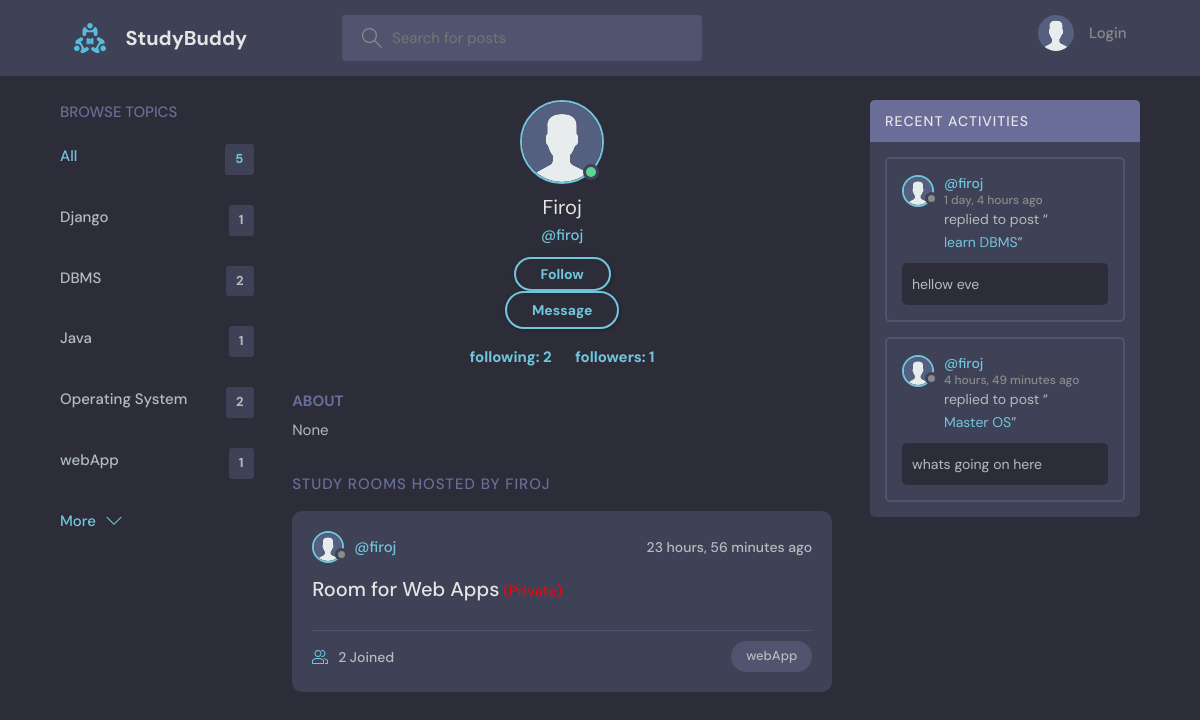
Screenshot of /profile/3/ with the database file from the repository.
### base/models.py (models this page shows, shortened)
class Topic(models.Model):
    name = models.CharField(max_length=200)

class User(AbstractUser):
    name = models.CharField(max_length=200, null=True)
    email = models.EmailField(unique=True, null=True)
    bio = models.TextField(null=True)
    avatar = models.ImageField(null=True, default="avatar.svg")
    USERNAME_FIELD = 'email'
    REQUIRED_FIELDS = ['username']  # Add 'username' to REQUIRED_FIELDS

class Room(models.Model):
    host = models.ForeignKey(User, on_delete=models.SET_NULL, null=True)
    topic = models.ForeignKey(Topic, on_delete=models.SET_NULL, null=True)
    name = models.CharField(max_length=200)
    description = models.TextField(null=True, blank=True)
    participants = models.ManyToManyField(
        User, related_name='participants', blank=True)
    updated = models.DateTimeField(auto_now=True)
    created = models.DateTimeField(auto_now_add=True)
    private=models.BooleanField(default=False)
    class Meta:
        ordering = ['-updated', '-created']
    def __str__(self):
        return self.name

class Message(models.Model):
    user = models.ForeignKey(User, on_delete=models.CASCADE)
    room = models.ForeignKey(Room, on_delete=models.CASCADE)
    body = models.TextField()
    updated = models.DateTimeField(auto_now=True)
    created = models.DateTimeField(auto_now_add=True)
    class Meta:
        ordering = ['updated', 'created']

### base/views.py (the view, shortened to what this page needs)
# urls.py: path('profile/<str:pk>/', views.userProfile, name="user-profile"),
def userProfile(request, pk):
    user = User.objects.get(id=pk)
    rooms = user.room_set.all()
    room_messages = user.message_set.all()
    topics = Topic.objects.all()
    try:
        follow = Follow.objects.get(followed=user)
    except Follow.DoesNotExist:
        follow = Follow.objects.create(followed=user)
    is_following= request.user in follow.followers.all()
    followers_count=follow.followers.count()
    following_count = user.followers.count()
    context = {'user': user, 'rooms': rooms,
               'room_messages': room_messages, 'topics': topics,'follow':follow,'is_following':is_following,'followers_count':followers_count,'following_count':following_count}
    return render(request, 'base/profile.html', context)

### base/templates/base/profile.html (shortened to what this page needs)
{% extends 'main.html' %}
{% block content %}
<main class="profile-page layout layout--3">
  <div class="container">
    {% include 'base/topics_component.html' %}
    <div class="roomList">
      <div class="profile">
        <div class="profile__avatar">
          <div class="avatar avatar--large active">
            <img src="{{user.avatar.url}}" />
          </div>
        </div>
        <div class="profile__info">
          <h3>{{user.name}}</h3>
          <p>@{{user.username}}</p>
          {% if request.user == user %}
          <a href="{% url 'update-user' %}" class="btn btn--main btn--pill">Edit Profile</a>
          {% else %}
            {% if not is_following %}
            <form class="form" method="POST" action="">
              <div class="for__group">
                  <input class="btn btn--main btn--pill" type="submit" value="Follow" />
              </div>
            </form>
            {% endif %}
            <a href="{% url 'dm' user.id %}" class="btn btn--main btn--pill">Message</a>
          {% endif %}
          <h5 style="margin-top: 16px;">
            <a href="{% url 'following' user.id %}" style="margin-right: 20px;"> following: {{following_count}} </a>
            <a href="{% url 'followers' user.id %}"> followers: {{followers_count}} </a>
           </h5>
        </div>
        <div class="profile__about">
          <h3>About</h3>
          <p>
            {{user.bio}}
          </p>
        </div>
      </div>
      <div class="roomList__header">
        <div>
          <h2>Study Rooms Hosted by {{user.name}} </a>
          </h2>
        </div>
      </div>
      {% include 'base/feed_component.html' %}
    </div>
    {% include 'base/activity_component.html' %}
  </div>
</main>
{% endblock content %}

### base/templates/base/topics_component.html
<div class="topics">
    <div class="topics__header">
        <h2>Browse Topics</h2>
    </div>
    <ul class="topics__list">
        <li>
            <a href="{% url 'home' %}" class="active">All <span>{{topics.count}}</span></a>
        </li>
        {% for topic in topics %}
        <li>
            <a href="{% url 'home' %}?q={{topic.name}}">{{topic.name}}<span>{{topic.room_set.all.count}}</span></a>
        </li>
        {% endfor %}
    </ul>
    <a class="btn btn--link" href="{% url 'topics' %}">
        More
        <svg version="1.1" xmlns="http://www.w3.org/2000/svg" width="32" height="32" viewBox="0 0 32 32">
            <title>chevron-down</title>
            <path d="M16 21l-13-13h-3l16 16 16-16h-3l-13 13z"></path>
        </svg>
    </a>
</div>

### base/templates/base/feed_component.html (shortened to what this page needs)
{% for room in rooms %}
<div class="roomListRoom">
    <div class="roomListRoom__header">
        <a href="{% url 'user-profile' room.host.id %}" class="roomListRoom__author">
            <div class="avatar avatar--small">
                <img src="{{room.host.avatar.url}}" />
            </div>
            <span>@{{room.host.username}}</span>
        </a>
        <div class="roomListRoom__actions">
            <span>{{room.created|timesince}} ago</span>
        </div>
    </div>
    <div class="roomListRoom__content">
        <a href="{% url 'room' room.id %}">{{room.name}}</a>
        {% if room.private %}
        <small style="color: red;"> (Private) </small>
        {% endif %}
    </div>
    <div class="roomListRoom__meta">
        <a href="{% url 'room' room.id %}" class="roomListRoom__joined">
            {{room.participants.all.count}} Joined
        </a>
        <p class="roomListRoom__topic">{{room.topic.name}}</p>
    </div>
</div>
{% endfor %}

### base/templates/base/activity_component.html (shortened to what this page needs)
<div class="activities">
    <div class="activities__header">
        <h2>Recent Activities</h2>
    </div>
    {% for message in room_messages %}
    <div class="activities__box">
        <div class="activities__boxHeader roomListRoom__header">
            <a href="{% url 'user-profile' message.user.id %}" class="roomListRoom__author">
                <div class="avatar avatar--small">
                    <img src="{{message.user.avatar.url}}" />
                </div>
                <p>
                    @{{message.user.username}}
                    <span>{{message.created|timesince}} ago</span>
                </p>
            </a>
        </div>
        <div class="activities__boxContent">
            <p>replied to post “<a href="{% url 'room' message.room.id %}">{{message.room}}</a>”</p>
            <div class="activities__boxRoomContent">{{message.body}}</div>
        </div>
    </div>
    {% endfor %}
</div>

### rows the page displays
Topic: name "Django", room_set.all.count "1"
Topic: name "DBMS", room_set.all.count "2"
Topic: name "Java", room_set.all.count "1"
Topic: name "Operating System", room_set.all.count "2"
Topic: name "webApp", room_set.all.count "1"
User: avatar (placeholder picture), name "Firoj", username "firoj", bio "None", name "FIROJ"
Room: host.avatar (placeholder picture), host.username "firoj", created "23 hours, 56 minutes", name "Room for Web Apps", participants.all.count "2", topic.name "webApp"
Message: user.avatar (placeholder picture), user.username "firoj", created "1 day, 4 hours", room "learn DBMS", body "hellow eve"
Message: user.avatar (placeholder picture), user.username "firoj", created "4 hours, 49 minutes", room "Master OS", body "whats going on here"

### other values shown
{{ topics.count }} "5"
{{ following_count }} "2"
{{ followers_count }} "1"
